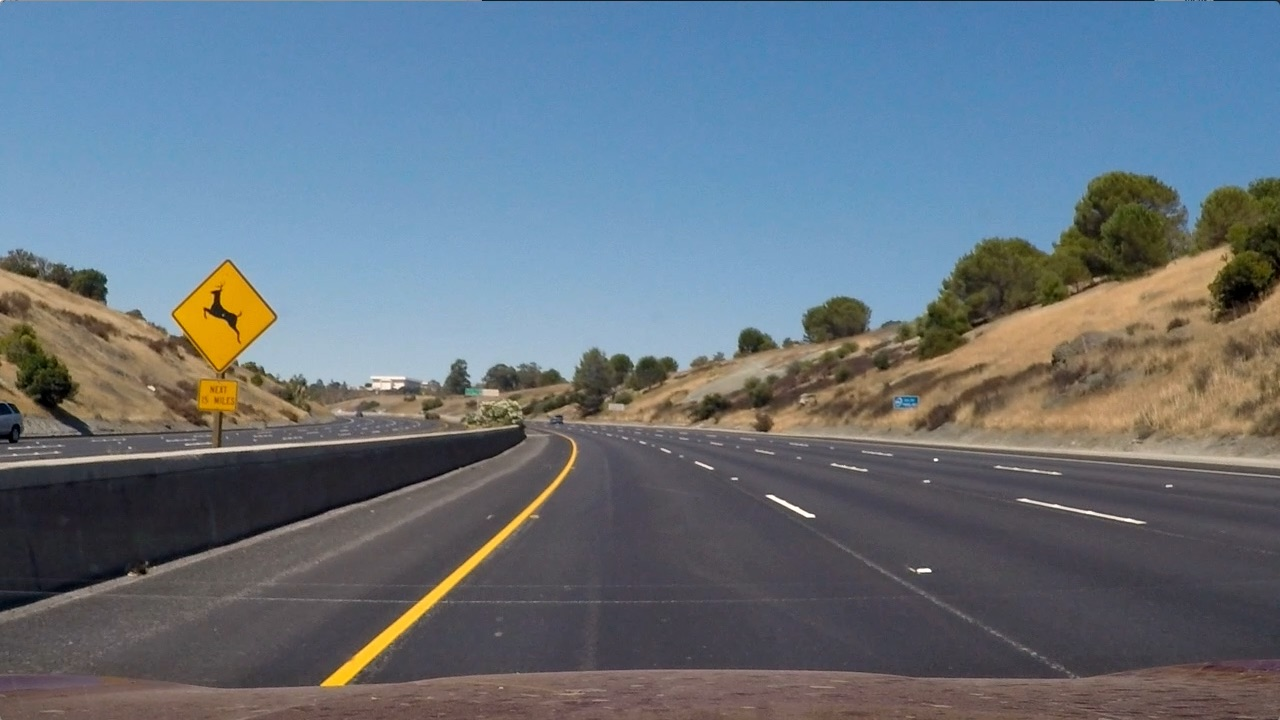
#> input picture Data/Images/Test 2.jpg, 1280 x 720 px, found by its file name
$ jupyter execute 'Pipeline Idea 1.ipynb'
#> lines starting #> are read from the running program, lines starting #| are printed output that depends on the picture; after the words box and inside, x2 and y2 are one past the last pixel; in counts of white or black regions, pixels touching at a corner belong together
[cell 1]
import numpy as np
import cv2
import matplotlib.pyplot as plt

[cell 2]
image = cv2.imread("Data/Images/Test 2.jpg")
#> image is the input picture: shape (720, 1280, 3); mean B, G, R 125.5, 114.6, 102.8

[cell 3]
plt.imshow(cv2.cvtColor(image, cv2.COLOR_BGR2RGB))

[cell 4]
#Getting the appropriate Region of Interest as an Image
src_points = np.array([[107, 660], [1173, 660], [853, 480], [427, 480]]).astype(np.float32)
dst_points = np.array([[0,0], [1000, 0], [1000, 1000],  [0, 1000]]).astype(np.float32)
M = cv2.getPerspectiveTransform(src_points, dst_points)
Minv = cv2.getPerspectiveTransform(dst_points, src_points)
warped = cv2.flip(cv2.warpPerspective(image, M, (1280, 720),flags=cv2.INTER_LINEAR), 0)
plt.imshow(cv2.cvtColor(warped, cv2.COLOR_BGR2RGB))

[cell 5]
warped_hsv = cv2.cvtColor(warped, cv2.COLOR_RGB2HSV)
#> warped_hsv: shape (720, 1280, 3); mean H, S, V 149, 27.2, 85.3
image_hsv = cv2.cvtColor(image, cv2.COLOR_RGB2HSV)
#> image_hsv: shape (720, 1280, 3); mean H, S, V 78.2, 80.3, 138.5

[cell 6]
h, s, v = cv2.split(warped_hsv)
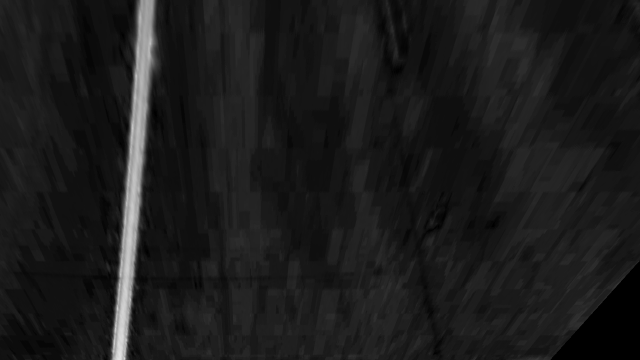
#> s: shape (720, 1280) (shown at 1/2 size); min 0, max 229, mean 27.2
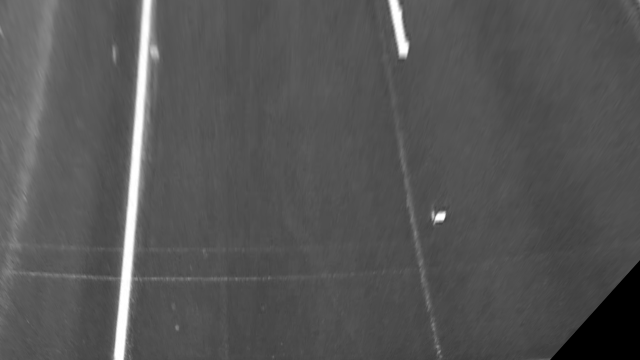
#> v: shape (720, 1280) (shown at 1/2 size); min 0, max 255, mean 85.3

[cell 7]
white_mask = (s < 30) & (v > 100)
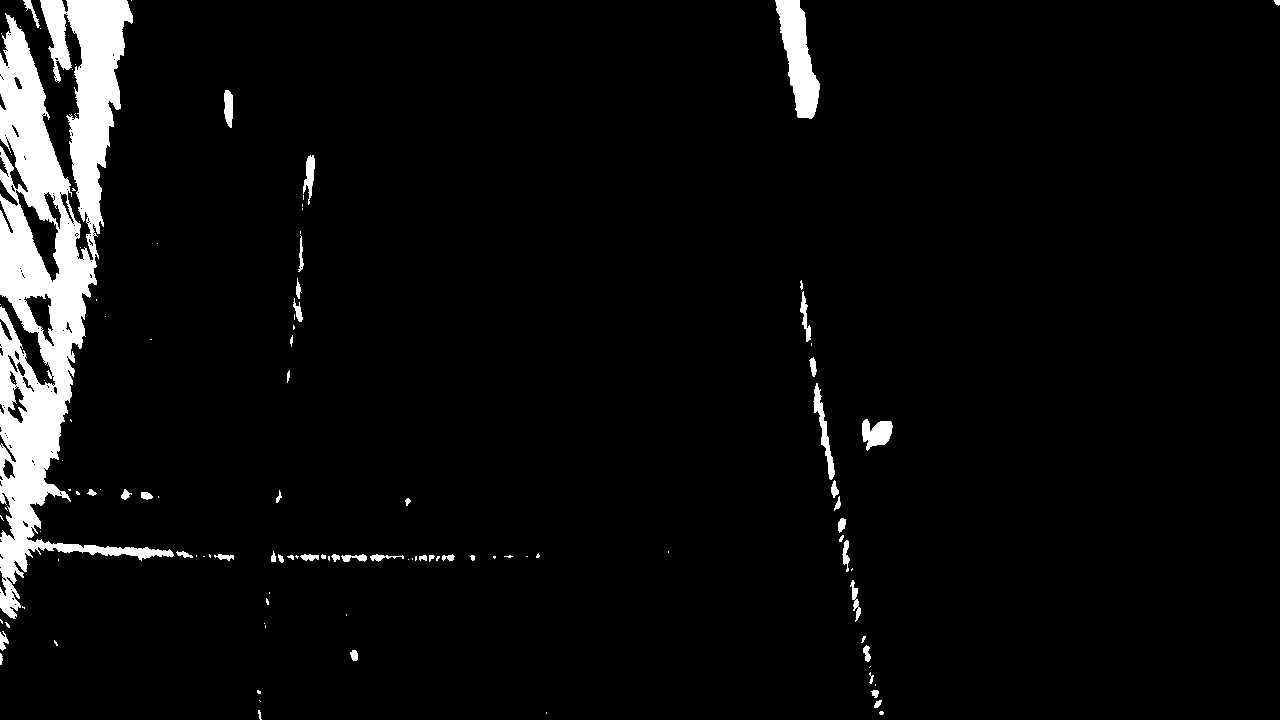
#> white_mask: shape (720, 1280) bool; 5% white; 117 white regions (68 under 20 px), largest, box (x1, y1, x2, y2) and area: (0, 0, 174, 619) 38310, (775, 0, 820, 119) 2849, (862, 419, 893, 451) 644
yellow_mask = (80 < h) & (h < 120) & (140 < s) & (s < 255) & (100 < v) & (v < 255)
#> yellow_mask: shape (720, 1280) bool; 1.8% white; 6 white regions (5 under 20 px), largest, box (x1, y1, x2, y2) and area: (225, 0, 306, 720) 16397
lane_mask = white_mask | yellow_mask
#> lane_mask: shape (720, 1280) bool; 6.8% white; 123 white regions (73 under 20 px), largest, box (x1, y1, x2, y2) and area: (0, 0, 174, 619) 38310, (225, 0, 306, 720) 16397, (775, 0, 820, 119) 2849

[cell 8]
hsv = cv2.cvtColor(image, cv2.COLOR_BGR2HSV)
#> hsv: shape (720, 1280, 3); mean H, S, V 86.2, 80.3, 138.5
H = 263 // 2
mask = cv2.inRange(hsv,(0, 0, 0), (H + 60, 255, 180))
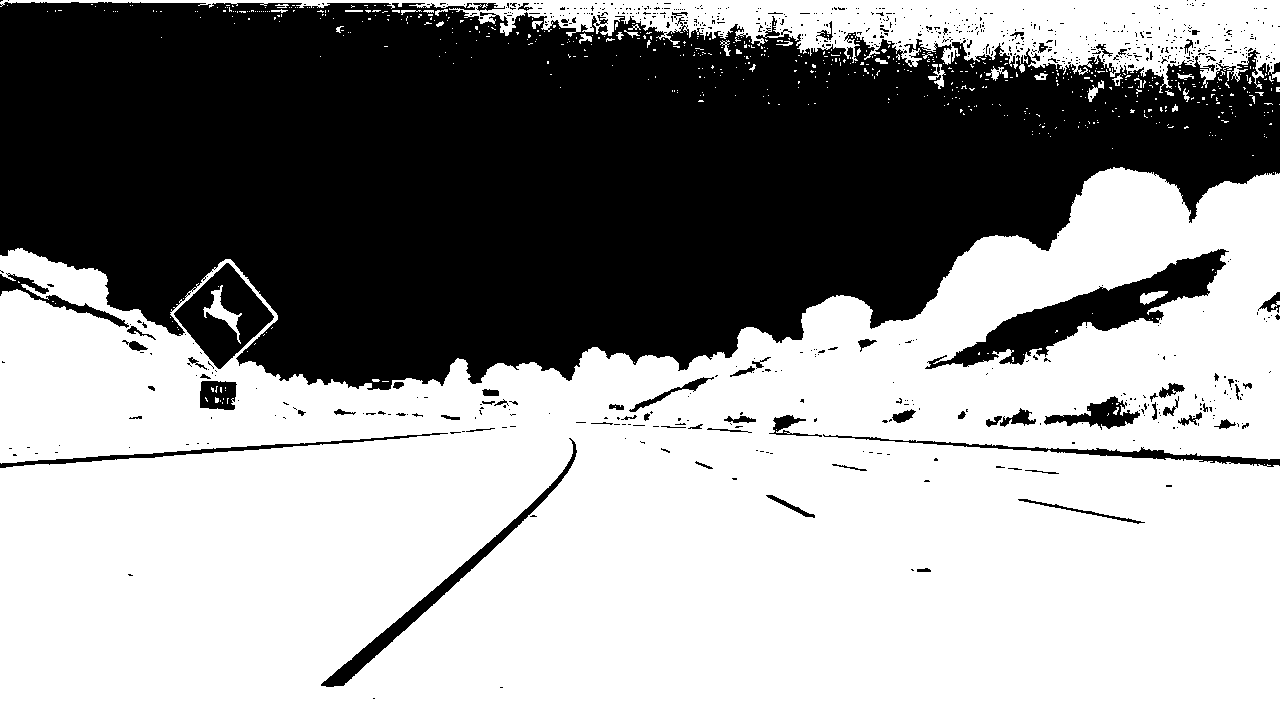
#> mask: shape (720, 1280); 59.6% white; 809 black regions (734 under 20 px), largest, box (x1, y1, x2, y2) and area: (0, 2, 1280, 390) 340411, (925, 249, 1229, 369) 9421, (174, 263, 274, 369) 4946
# H + 50 , 255 , 100  (edt result kwysa)
# H + 60 , 255 , 180  (edt result kwysa)
cv2.imshow("grey", mask);cv2.waitKey();cv2.destroyAllWindows()
plt.imshow(mask, cmap = 'gray')

[cell 9]
hsv = cv2.cvtColor(image, cv2.COLOR_BGR2HSV)
H = 263//2
mask = cv2.inRange(hsv,(H-10, 0, 0), (H+10 , 255, 255))
#> mask: shape (720, 1280); 17.8% white; 148 white regions (106 under 20 px), largest, box (x1, y1, x2, y2) and area: (382, 429, 1280, 679) 135988, (212, 440, 515, 539) 9953, (0, 476, 239, 582) 9771
cv2.imshow("grey", mask)
cv2.waitKey()
cv2.destroyAllWindows()
plt.imshow(mask, cmap = 'gray')

[cell 10]
plt.imshow(mask, cmap = 'gray')

[cell 11]
lane_image_mask = np.zeros((lane_mask.shape[0],lane_mask.shape[1]))
lane_image_mask[lane_mask == True] = 255

[cell 12]
plt.imshow(lane_image_mask, cmap = 'gray')
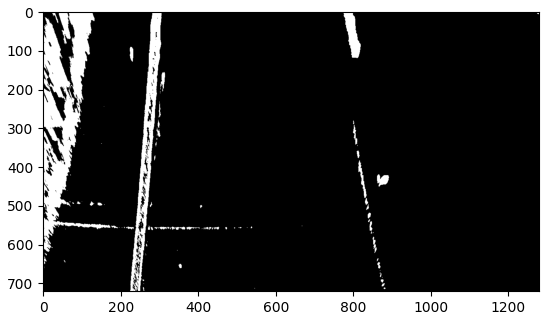
#> figure drawn by matplotlib, 1 panel

$ run again, with Data/Images/Test 1.jpg copied over Data/Images/Test 2.jpg
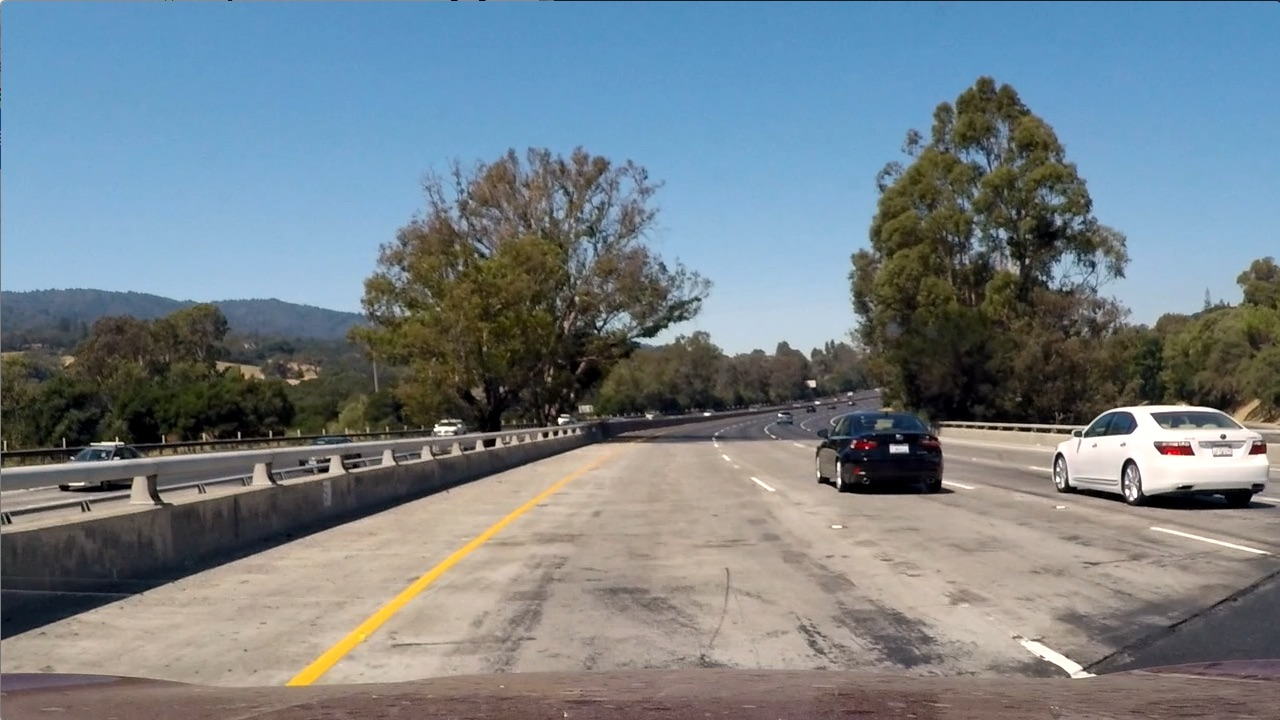
#> input picture Data/Images/Test 1.jpg, 1280 x 720 px, found by its file name
#> image is the input picture: shape (720, 1280, 3); mean B, G, R 135.5, 128.7, 117.5
#> warped_hsv: shape (720, 1280, 3); mean H, S, V 103.8, 43.6, 175.5
#> image_hsv: shape (720, 1280, 3); mean H, S, V 68.1, 78, 149.5
#> `white_mask = (s < 30) & (v > 100)`:
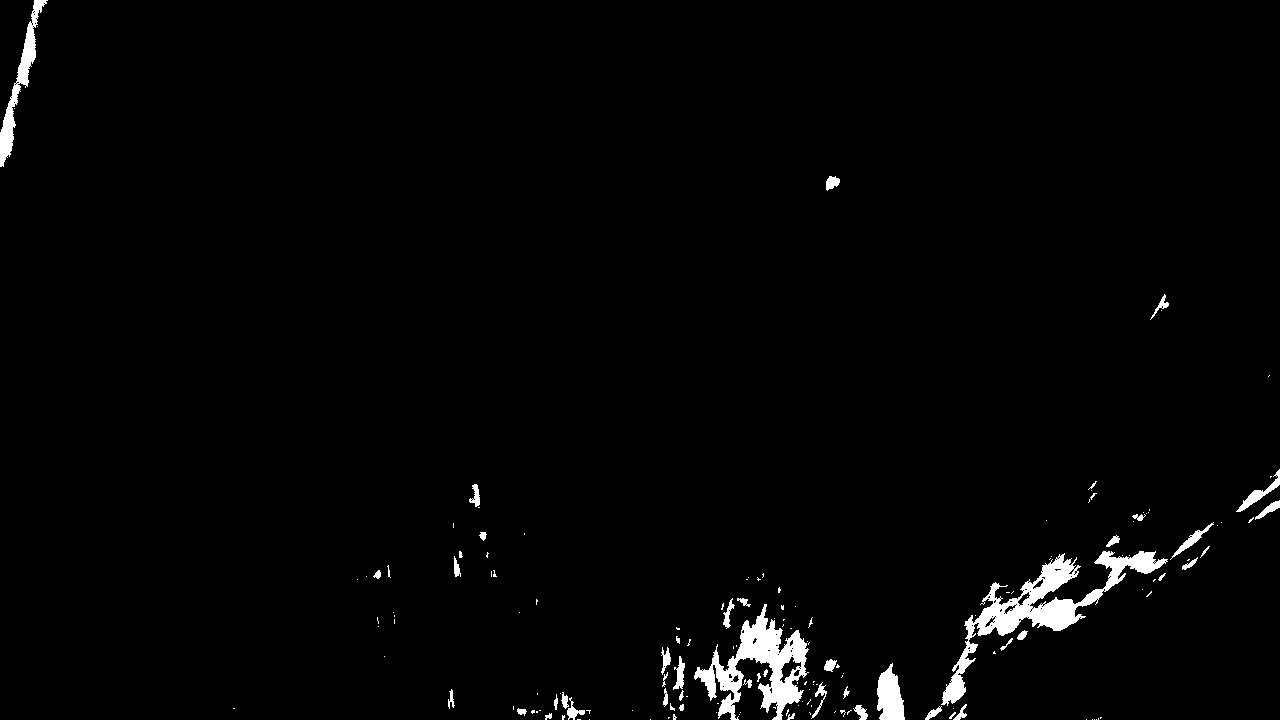
#> white_mask: shape (720, 1280) bool; 1.9% white; 161 white regions (112 under 20 px), largest, box (x1, y1, x2, y2) and area: (941, 551, 1168, 706) 6199, (694, 604, 809, 720) 4905, (0, 0, 48, 167) 1630
#> yellow_mask: shape (720, 1280) bool; 0.91% white; 8 white regions (6 under 20 px), largest, box (x1, y1, x2, y2) and area: (202, 0, 287, 720) 8166, (196, 665, 208, 720) 225
#> lane_mask: shape (720, 1280) bool; 2.9% white; 169 white regions (118 under 20 px), largest, box (x1, y1, x2, y2) and area: (202, 0, 287, 720) 8166, (941, 551, 1168, 706) 6199, (694, 604, 809, 720) 4905
#> hsv: shape (720, 1280, 3); mean H, S, V 60.3, 78, 149.5
#> `[cell 12] plt.imshow(lane_image_mask, cmap = 'gray')`:
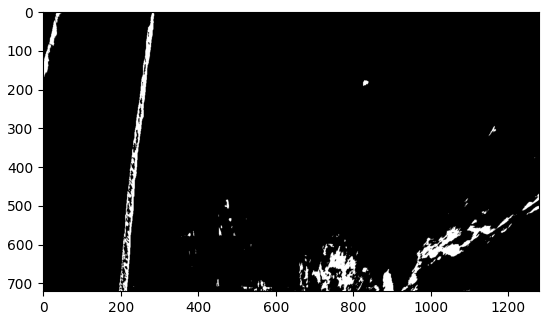
#> figure drawn by matplotlib, 1 panel

$ run again, with Data/Images/Test 3.jpg copied over Data/Images/Test 2.jpg
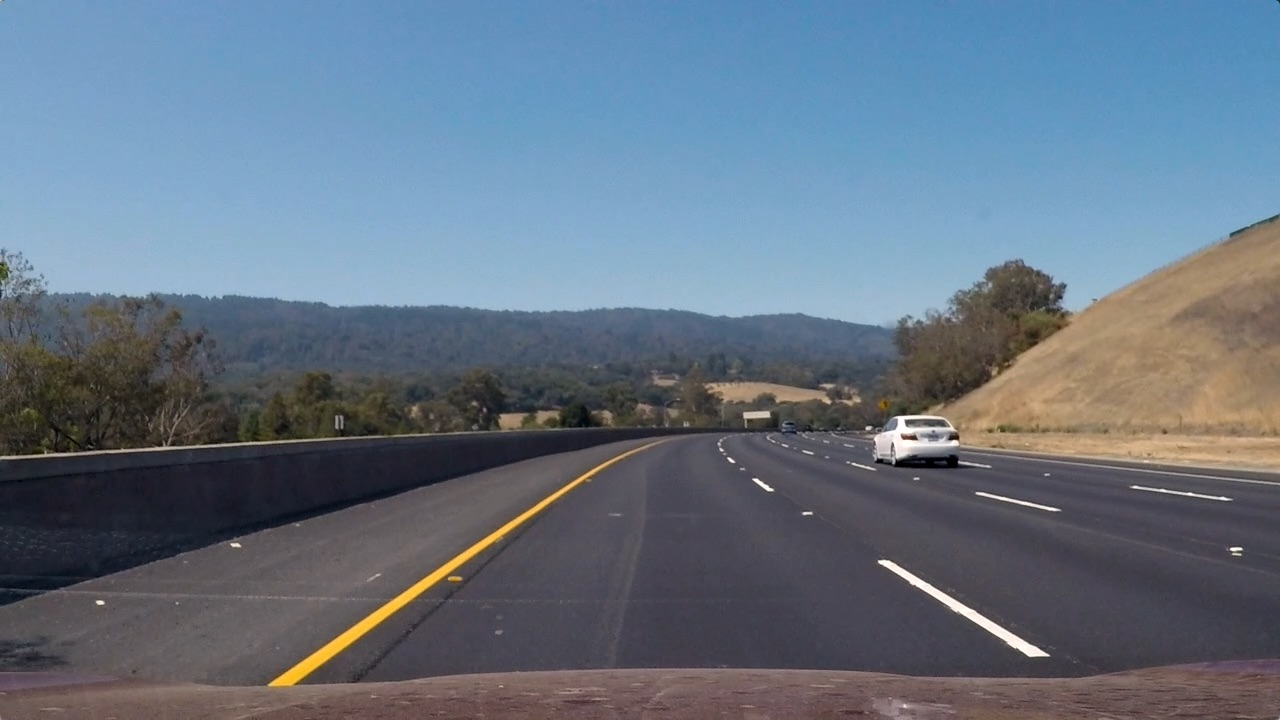
#> input picture Data/Images/Test 3.jpg, 1280 x 720 px, found by its file name
#> image is the input picture: shape (720, 1280, 3); mean B, G, R 130.7, 115.3, 101.1
#> warped_hsv: shape (720, 1280, 3); mean H, S, V 148.4, 32.6, 89.3
#> image_hsv: shape (720, 1280, 3); mean H, S, V 69.5, 72.6, 137.9
#> `white_mask = (s < 30) & (v > 100)`:
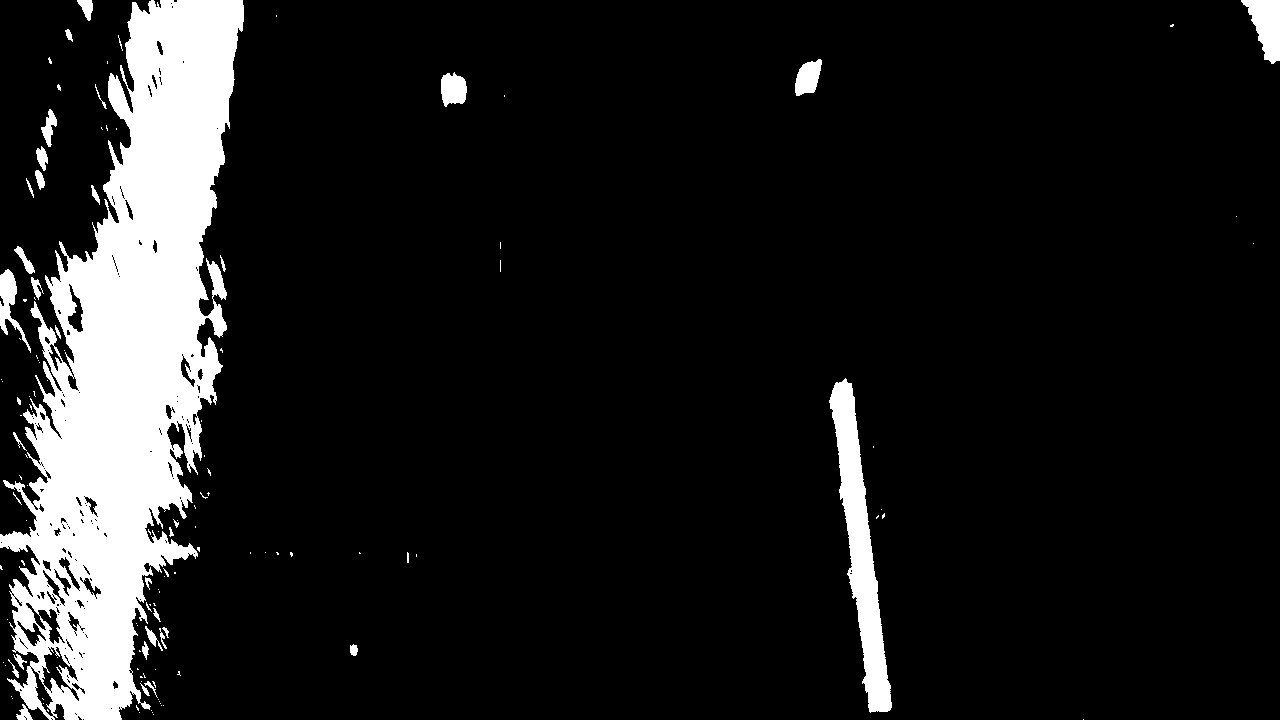
#> white_mask: shape (720, 1280) bool; 11.2% white; 131 white regions (94 under 20 px), largest, box (x1, y1, x2, y2) and area: (0, 0, 244, 720) 88812, (829, 378, 892, 713) 7576, (1241, 0, 1280, 64) 1500
#> yellow_mask: shape (720, 1280) bool; 2.2% white; 2 white regions, box (x1, y1, x2, y2) and area: (181, 0, 323, 720) 20231, (255, 466, 270, 486) 177
#> lane_mask: shape (720, 1280) bool; 13.4% white; 133 white regions (94 under 20 px), largest, box (x1, y1, x2, y2) and area: (0, 0, 244, 720) 88812, (181, 0, 323, 720) 20231, (829, 378, 892, 713) 7576
#> hsv: shape (720, 1280, 3); mean H, S, V 94.8, 72.6, 137.9
#> `[cell 12] plt.imshow(lane_image_mask, cmap = 'gray')`:
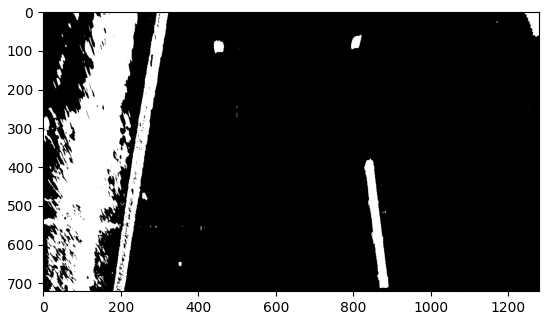
#> figure drawn by matplotlib, 1 panel
